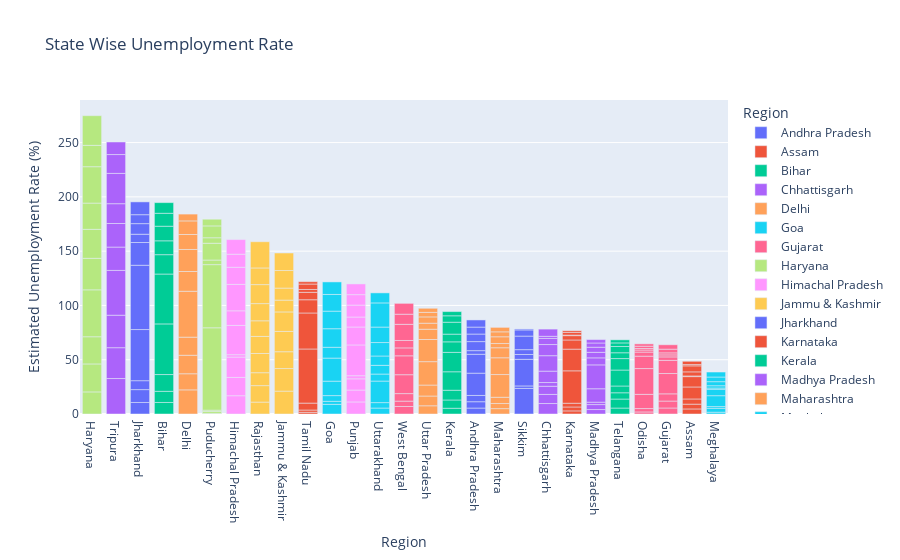

Notebook cell for this chart:
### Code cell
fg = px.bar(df,x='Region',y=' Estimated Unemployment Rate (%)',color='Region',
            title='State Wise Unemployment Rate',template='plotly')
fg.update_layout(xaxis={'categoryorder':'total descending'})
fg.show()

### Figure 1 — Plotly figure (JSON) as saved in the notebook; plotly's stock layout.template omitted (floating-point values rounded to 4 significant figures)
{"data": [{"alignmentgroup": "True", "hovertemplate": "Region=%{x}<br> Estimated Unemployment Rate (%)=%{y}<extra></extra>", "legendgroup": "Andhra Pradesh", "marker": {"color": "#636efa", "pattern": {"shape": ""}}, "name": "Andhra Pradesh", "offsetgroup": "Andhra Pradesh", "orientation": "v", "showlegend": true, "textposition": "auto", "type": "bar", "x": ["Andhra Pradesh", "Andhra Pradesh", "Andhra Pradesh", "Andhra Pradesh", "Andhra Pradesh", "Andhra Pradesh", "Andhra Pradesh", "Andhra Pradesh", "Andhra Pradesh", "Andhra Pradesh"], "xaxis": "x", "y": [5.48, 5.83, 5.79, 20.51, 17.43, 3.31, 8.34, 6.96, 6.4, 6.59], "yaxis": "y"}, {"alignmentgroup": "True", "hovertemplate": "Region=%{x}<br> Estimated Unemployment Rate (%)=%{y}<extra></extra>", "legendgroup": "Assam", "marker": {"color": "#EF553B", "pattern": {"shape": ""}}, "name": "Assam", "offsetgroup": "Assam", "orientation": "v", "showlegend": true, "textposition": "auto", "type": "bar", "x": ["Assam", "Assam", "Assam", "Assam", "Assam", "Assam", "Assam", "Assam", "Assam", "Assam"], "xaxis": "x", "y": [4.66, 4.41, 4.77, 11.06, 9.55, 0.6, 3.77, 5.53, 1.19, 3.02], "yaxis": "y"}, {"alignmentgroup": "True", "hovertemplate": "Region=%{x}<br> Estimated Unemployment Rate (%)=%{y}<extra></extra>", "legendgroup": "Bihar", "marker": {"color": "#00cc96", "pattern": {"shape": ""}}, "name": "Bihar", "offsetgroup": "Bihar", "orientation": "v", "showlegend": true, "textposition": "auto", "type": "bar", "x": ["Bihar", "Bihar", "Bihar", "Bihar", "Bihar", "Bihar", "Bihar", "Bihar", "Bihar", "Bihar"], "xaxis": "x", "y": [10.61, 10.29, 15.43, 46.64, 45.96, 17.82, 12.79, 13.44, 11.91, 9.82], "yaxis": "y"}, {"alignmentgroup": "True", "hovertemplate": "Region=%{x}<br> Estimated Unemployment Rate (%)=%{y}<extra></extra>", "legendgroup": "Chhattisgarh", "marker": {"color": "#ab63fa", "pattern": {"shape": ""}}, "name": "Chhattisgarh", "offsetgroup": "Chhattisgarh", "orientation": "v", "showlegend": true, "textposition": "auto", "type": "bar", "x": ["Chhattisgarh", "Chhattisgarh", "Chhattisgarh", "Chhattisgarh", "Chhattisgarh", "Chhattisgarh", "Chhattisgarh", "Chhattisgarh", "Chhattisgarh", "Chhattisgarh"], "xaxis": "x", "y": [9.65, 8.38, 7.54, 3.41, 10.5, 14.23, 10.27, 5.63, 1.96, 6.62], "yaxis": "y"}, {"alignmentgroup": "True", "hovertemplate": "Region=%{x}<br> Estimated Unemployment Rate (%)=%{y}<extra></extra>", "legendgroup": "Delhi", "marker": {"color": "#FFA15A", "pattern": {"shape": ""}}, "name": "Delhi", "offsetgroup": "Delhi", "orientation": "v", "showlegend": true, "textposition": "auto", "type": "bar", "x": ["Delhi", "Delhi", "Delhi", "Delhi", "Delhi", "Delhi", "Delhi", "Delhi", "Delhi", "Delhi"], "xaxis": "x", "y": [22.23, 14.84, 17.04, 16.68, 42.27, 18.19, 20.3, 13.79, 12.53, 6.27], "yaxis": "y"}, {"alignmentgroup": "True", "hovertemplate": "Region=%{x}<br> Estimated Unemployment Rate (%)=%{y}<extra></extra>", "legendgroup": "Goa", "marker": {"color": "#19d3f3", "pattern": {"shape": ""}}, "name": "Goa", "offsetgroup": "Goa", "orientation": "v", "showlegend": true, "textposition": "auto", "type": "bar", "x": ["Goa", "Goa", "Goa", "Goa", "Goa", "Goa", "Goa", "Goa", "Goa", "Goa"], "xaxis": "x", "y": [8.89, 2.81, 5.25, 13.31, 21.25, 9.96, 17.07, 16.21, 15.38, 11.54], "yaxis": "y"}, {"alignmentgroup": "True", "hovertemplate": "Region=%{x}<br> Estimated Unemployment Rate (%)=%{y}<extra></extra>", "legendgroup": "Gujarat", "marker": {"color": "#FF6692", "pattern": {"shape": ""}}, "name": "Gujarat", "offsetgroup": "Gujarat", "orientation": "v", "showlegend": true, "textposition": "auto", "type": "bar", "x": ["Gujarat", "Gujarat", "Gujarat", "Gujarat", "Gujarat", "Gujarat", "Gujarat", "Gujarat", "Gujarat", "Gujarat"], "xaxis": "x", "y": [5.54, 6.38, 6.66, 18.71, 12.11, 3.2, 1.84, 1.87, 3.42, 4.03], "yaxis": "y"}, {"alignmentgroup": "True", "hovertemplate": "Region=%{x}<br> Estimated Unemployment Rate (%)=%{y}<extra></extra>", "legendgroup": "Haryana", "marker": {"color": "#B6E880", "pattern": {"shape": ""}}, "name": "Haryana", "offsetgroup": "Haryana", "orientation": "v", "showlegend": true, "textposition": "auto", "type": "bar", "x": ["Haryana", "Haryana", "Haryana", "Haryana", "Haryana", "Haryana", "Haryana", "Haryana", "Haryana", "Haryana"], "xaxis": "x", "y": [20.34, 25.77, 25.05, 43.22, 29.02, 26.7, 24.18, 33.5, 19.68, 27.31], "yaxis": "y"}, {"alignmentgroup": "True", "hovertemplate": "Region=%{x}<br> Estimated Unemployment Rate (%)=%{y}<extra></extra>", "legendgroup": "Himachal Pradesh", "marker": {"color": "#FF97FF", "pattern": {"shape": ""}}, "name": "Himachal Pradesh", "offsetgroup": "Himachal Pradesh", "orientation": "v", "showlegend": true, "textposition": "auto", "type": "bar", "x": ["Himachal Pradesh", "Himachal Pradesh", "Himachal Pradesh", "Himachal Pradesh", "Himachal Pradesh", "Himachal Pradesh", "Himachal Pradesh", "Himachal Pradesh", "Himachal Pradesh", "Himachal Pradesh"], "xaxis": "x", "y": [16.83, 16.84, 18.76, 2.2, 26.95, 13.47, 24.31, 15.79, 12.04, 13.46], "yaxis": "y"}, {"alignmentgroup": "True", "hovertemplate": "Region=%{x}<br> Estimated Unemployment Rate (%)=%{y}<extra></extra>", "legendgroup": "Jammu & Kashmir", "marker": {"color": "#FECB52", "pattern": {"shape": ""}}, "name": "Jammu & Kashmir", "offsetgroup": "Jammu & Kashmir", "orientation": "v", "showlegend": true, "textposition": "auto", "type": "bar", "x": ["Jammu & Kashmir", "Jammu & Kashmir", "Jammu & Kashmir", "Jammu & Kashmir", "Jammu & Kashmir", "Jammu & Kashmir", "Jammu & Kashmir", "Jammu & Kashmir", "Jammu & Kashmir"], "xaxis": "x", "y": [21.08, 20.78, 15.5, 18.74, 17.92, 10.88, 11.09, 16.17, 16.14], "yaxis": "y"}, {"alignmentgroup": "True", "hovertemplate": "Region=%{x}<br> Estimated Unemployment Rate (%)=%{y}<extra></extra>", "legendgroup": "Jharkhand", "marker": {"color": "#636efa", "pattern": {"shape": ""}}, "name": "Jharkhand", "offsetgroup": "Jharkhand", "orientation": "v", "showlegend": true, "textposition": "auto", "type": "bar", "x": ["Jharkhand", "Jharkhand", "Jharkhand", "Jharkhand", "Jharkhand", "Jharkhand", "Jharkhand", "Jharkhand", "Jharkhand", "Jharkhand"], "xaxis": "x", "y": [10.61, 11.85, 8.23, 47.09, 59.23, 20.95, 7.63, 9.76, 8.24, 11.8], "yaxis": "y"}, {"alignmentgroup": "True", "hovertemplate": "Region=%{x}<br> Estimated Unemployment Rate (%)=%{y}<extra></extra>", "legendgroup": "Karnataka", "marker": {"color": "#EF553B", "pattern": {"shape": ""}}, "name": "Karnataka", "offsetgroup": "Karnataka", "orientation": "v", "showlegend": true, "textposition": "auto", "type": "bar", "x": ["Karnataka", "Karnataka", "Karnataka", "Karnataka", "Karnataka", "Karnataka", "Karnataka", "Karnataka", "Karnataka", "Karnataka"], "xaxis": "x", "y": [2.86, 3.61, 3.46, 29.84, 19.97, 8.44, 4.01, 0.5, 2.41, 1.58], "yaxis": "y"}, {"alignmentgroup": "True", "hovertemplate": "Region=%{x}<br> Estimated Unemployment Rate (%)=%{y}<extra></extra>", "legendgroup": "Kerala", "marker": {"color": "#00cc96", "pattern": {"shape": ""}}, "name": "Kerala", "offsetgroup": "Kerala", "orientation": "v", "showlegend": true, "textposition": "auto", "type": "bar", "x": ["Kerala", "Kerala", "Kerala", "Kerala", "Kerala", "Kerala", "Kerala", "Kerala", "Kerala", "Kerala"], "xaxis": "x", "y": [5.31, 7.6, 8.99, 16.99, 17.88, 9.71, 7.09, 10.98, 5.91, 3.88], "yaxis": "y"}, {"alignmentgroup": "True", "hovertemplate": "Region=%{x}<br> Estimated Unemployment Rate (%)=%{y}<extra></extra>", "legendgroup": "Madhya Pradesh", "marker": {"color": "#ab63fa", "pattern": {"shape": ""}}, "name": "Madhya Pradesh", "offsetgroup": "Madhya Pradesh", "orientation": "v", "showlegend": true, "textposition": "auto", "type": "bar", "x": ["Madhya Pradesh", "Madhya Pradesh", "Madhya Pradesh", "Madhya Pradesh", "Madhya Pradesh", "Madhya Pradesh", "Madhya Pradesh", "Madhya Pradesh", "Madhya Pradesh", "Madhya Pradesh"], "xaxis": "x", "y": [4.11, 4.57, 2.22, 12.36, 21.98, 6.48, 5.08, 4.7, 3.91, 3.13], "yaxis": "y"}, {"alignmentgroup": "True", "hovertemplate": "Region=%{x}<br> Estimated Unemployment Rate (%)=%{y}<extra></extra>", "legendgroup": "Maharashtra", "marker": {"color": "#FFA15A", "pattern": {"shape": ""}}, "name": "Maharashtra", "offsetgroup": "Maharashtra", "orientation": "v", "showlegend": true, "textposition": "auto", "type": "bar", "x": ["Maharashtra", "Maharashtra", "Maharashtra", "Maharashtra", "Maharashtra", "Maharashtra", "Maharashtra", "Maharashtra", "Maharashtra", "Maharashtra"], "xaxis": "x", "y": [4.95, 4.69, 5.79, 20.9, 15.46, 9.23, 3.89, 6.23, 4.55, 4.1], "yaxis": "y"}, {"alignmentgroup": "True", "hovertemplate": "Region=%{x}<br> Estimated Unemployment Rate (%)=%{y}<extra></extra>", "legendgroup": "Meghalaya", "marker": {"color": "#19d3f3", "pattern": {"shape": ""}}, "name": "Meghalaya", "offsetgroup": "Meghalaya", "orientation": "v", "showlegend": true, "textposition": "auto", "type": "bar", "x": ["Meghalaya", "Meghalaya", "Meghalaya", "Meghalaya", "Meghalaya", "Meghalaya", "Meghalaya", "Meghalaya", "Meghalaya", "Meghalaya"], "xaxis": "x", "y": [1.66, 3.59, 1.58, 10.03, 5.92, 1.15, 2.1, 3.74, 4.29, 4.6], "yaxis": "y"}, {"alignmentgroup": "True", "hovertemplate": "Region=%{x}<br> Estimated Unemployment Rate (%)=%{y}<extra></extra>", "legendgroup": "Odisha", "marker": {"color": "#FF6692", "pattern": {"shape": ""}}, "name": "Odisha", "offsetgroup": "Odisha", "orientation": "v", "showlegend": true, "textposition": "auto", "type": "bar", "x": ["Odisha", "Odisha", "Odisha", "Odisha", "Odisha", "Odisha", "Odisha", "Odisha", "Odisha", "Odisha"], "xaxis": "x", "y": [1.9, 3.12, 13.08, 23.76, 11.41, 3.77, 1.88, 1.42, 2.1, 2.18], "yaxis": "y"}, {"alignmentgroup": "True", "hovertemplate": "Region=%{x}<br> Estimated Unemployment Rate (%)=%{y}<extra></extra>", "legendgroup": "Puducherry", "marker": {"color": "#B6E880", "pattern": {"shape": ""}}, "name": "Puducherry", "offsetgroup": "Puducherry", "orientation": "v", "showlegend": true, "textposition": "auto", "type": "bar", "x": ["Puducherry", "Puducherry", "Puducherry", "Puducherry", "Puducherry", "Puducherry", "Puducherry", "Puducherry", "Puducherry", "Puducherry"], "xaxis": "x", "y": [0.58, 1.76, 1.2, 75.85, 58.19, 4.24, 15.47, 5.05, 10.9, 6.18], "yaxis": "y"}, {"alignmentgroup": "True", "hovertemplate": "Region=%{x}<br> Estimated Unemployment Rate (%)=%{y}<extra></extra>", "legendgroup": "Punjab", "marker": {"color": "#FF97FF", "pattern": {"shape": ""}}, "name": "Punjab", "offsetgroup": "Punjab", "orientation": "v", "showlegend": true, "textposition": "auto", "type": "bar", "x": ["Punjab", "Punjab", "Punjab", "Punjab", "Punjab", "Punjab", "Punjab", "Punjab", "Punjab", "Punjab"], "xaxis": "x", "y": [11.11, 10.97, 10.32, 2.86, 28.33, 16.55, 9.19, 10.99, 9.61, 9.88], "yaxis": "y"}, {"alignmentgroup": "True", "hovertemplate": "Region=%{x}<br> Estimated Unemployment Rate (%)=%{y}<extra></extra>", "legendgroup": "Rajasthan", "marker": {"color": "#FECB52", "pattern": {"shape": ""}}, "name": "Rajasthan", "offsetgroup": "Rajasthan", "orientation": "v", "showlegend": true, "textposition": "auto", "type": "bar", "x": ["Rajasthan", "Rajasthan", "Rajasthan", "Rajasthan", "Rajasthan", "Rajasthan", "Rajasthan", "Rajasthan", "Rajasthan", "Rajasthan"], "xaxis": "x", "y": [10.97, 15.16, 11.9, 17.7, 15.74, 14.39, 15.81, 17.51, 15.35, 24.15], "yaxis": "y"}, {"alignmentgroup": "True", "hovertemplate": "Region=%{x}<br> Estimated Unemployment Rate (%)=%{y}<extra></extra>", "legendgroup": "Sikkim", "marker": {"color": "#636efa", "pattern": {"shape": ""}}, "name": "Sikkim", "offsetgroup": "Sikkim", "orientation": "v", "showlegend": true, "textposition": "auto", "type": "bar", "x": ["Sikkim", "Sikkim", "Sikkim", "Sikkim", "Sikkim", "Sikkim", "Sikkim", "Sikkim"], "xaxis": "x", "y": [23.57, 2.28, 24.51, 4.46, 4.45, 12.49, 5.7, 0.88], "yaxis": "y"}, {"alignmentgroup": "True", "hovertemplate": "Region=%{x}<br> Estimated Unemployment Rate (%)=%{y}<extra></extra>", "legendgroup": "Tamil Nadu", "marker": {"color": "#EF553B", "pattern": {"shape": ""}}, "name": "Tamil Nadu", "offsetgroup": "Tamil Nadu", "orientation": "v", "showlegend": true, "textposition": "auto", "type": "bar", "x": ["Tamil Nadu", "Tamil Nadu", "Tamil Nadu", "Tamil Nadu", "Tamil Nadu", "Tamil Nadu", "Tamil Nadu", "Tamil Nadu", "Tamil Nadu", "Tamil Nadu"], "xaxis": "x", "y": [1.57, 2.09, 6.4, 49.83, 33.16, 12.2, 6.81, 2.65, 5, 2.16], "yaxis": "y"}, {"alignmentgroup": "True", "hovertemplate": "Region=%{x}<br> Estimated Unemployment Rate (%)=%{y}<extra></extra>", "legendgroup": "Telangana", "marker": {"color": "#00cc96", "pattern": {"shape": ""}}, "name": "Telangana", "offsetgroup": "Telangana", "orientation": "v", "showlegend": true, "textposition": "auto", "type": "bar", "x": ["Telangana", "Telangana", "Telangana", "Telangana", "Telangana", "Telangana", "Telangana", "Telangana", "Telangana", "Telangana"], "xaxis": "x", "y": [5.49, 8.29, 5.77, 6.25, 14.7, 10.55, 5.36, 5.79, 3.27, 2.86], "yaxis": "y"}, {"alignmentgroup": "True", "hovertemplate": "Region=%{x}<br> Estimated Unemployment Rate (%)=%{y}<extra></extra>", "legendgroup": "Tripura", "marker": {"color": "#ab63fa", "pattern": {"shape": ""}}, "name": "Tripura", "offsetgroup": "Tripura", "orientation": "v", "showlegend": true, "textposition": "auto", "type": "bar", "x": ["Tripura", "Tripura", "Tripura", "Tripura", "Tripura", "Tripura", "Tripura", "Tripura", "Tripura", "Tripura"], "xaxis": "x", "y": [32.67, 28.4, 29.95, 41.23, 21.51, 21.71, 18.24, 27.92, 17.35, 11.57], "yaxis": "y"}, {"alignmentgroup": "True", "hovertemplate": "Region=%{x}<br> Estimated Unemployment Rate (%)=%{y}<extra></extra>", "legendgroup": "Uttar Pradesh", "marker": {"color": "#FFA15A", "pattern": {"shape": ""}}, "name": "Uttar Pradesh", "offsetgroup": "Uttar Pradesh", "orientation": "v", "showlegend": true, "textposition": "auto", "type": "bar", "x": ["Uttar Pradesh", "Uttar Pradesh", "Uttar Pradesh", "Uttar Pradesh", "Uttar Pradesh", "Uttar Pradesh", "Uttar Pradesh", "Uttar Pradesh", "Uttar Pradesh", "Uttar Pradesh"], "xaxis": "x", "y": [7.58, 8.98, 10.11, 21.54, 20.41, 9.47, 5.56, 5.79, 4.18, 3.75], "yaxis": "y"}, {"alignmentgroup": "True", "hovertemplate": "Region=%{x}<br> Estimated Unemployment Rate (%)=%{y}<extra></extra>", "legendgroup": "Uttarakhand", "marker": {"color": "#19d3f3", "pattern": {"shape": ""}}, "name": "Uttarakhand", "offsetgroup": "Uttarakhand", "orientation": "v", "showlegend": true, "textposition": "auto", "type": "bar", "x": ["Uttarakhand", "Uttarakhand", "Uttarakhand", "Uttarakhand", "Uttarakhand", "Uttarakhand", "Uttarakhand", "Uttarakhand", "Uttarakhand", "Uttarakhand"], "xaxis": "x", "y": [5.49, 4.99, 19.85, 6.48, 8.01, 8.61, 12.38, 14.26, 22.26, 9.23], "yaxis": "y"}, {"alignmentgroup": "True", "hovertemplate": "Region=%{x}<br> Estimated Unemployment Rate (%)=%{y}<extra></extra>", "legendgroup": "West Bengal", "marker": {"color": "#FF6692", "pattern": {"shape": ""}}, "name": "West Bengal", "offsetgroup": "West Bengal", "orientation": "v", "showlegend": true, "textposition": "auto", "type": "bar", "x": ["West Bengal", "West Bengal", "West Bengal", "West Bengal", "West Bengal", "West Bengal", "West Bengal", "West Bengal", "West Bengal", "West Bengal"], "xaxis": "x", "y": [6.94, 4.92, 6.92, 17.41, 17.41, 7.29, 6.83, 14.87, 9.35, 9.98], "yaxis": "y"}], "layout": {"barmode": "relative", "legend": {"title": {"text": "Region"}, "tracegroupgap": 0}, "title": {"text": "State Wise Unemployment Rate"}, "xaxis": {"anchor": "y", "categoryarray": ["Andhra Pradesh", "Assam", "Bihar", "Chhattisgarh", "Delhi", "Goa", "Gujarat", "Haryana", "Himachal Pradesh", "Jammu & Kashmir", "Jharkhand", "Karnataka", "Kerala", "Madhya Pradesh", "Maharashtra", "Meghalaya", "Odisha", "Puducherry", "Punjab", "Rajasthan", "Sikkim", "Tamil Nadu", "Telangana", "Tripura", "Uttar Pradesh", "Uttarakhand", "West Bengal"], "categoryorder": "total descending", "domain": [0, 1], "title": {"text": "Region"}}, "yaxis": {"anchor": "x", "domain": [0, 1], "title": {"text": " Estimated Unemployment Rate (%)"}}}}
